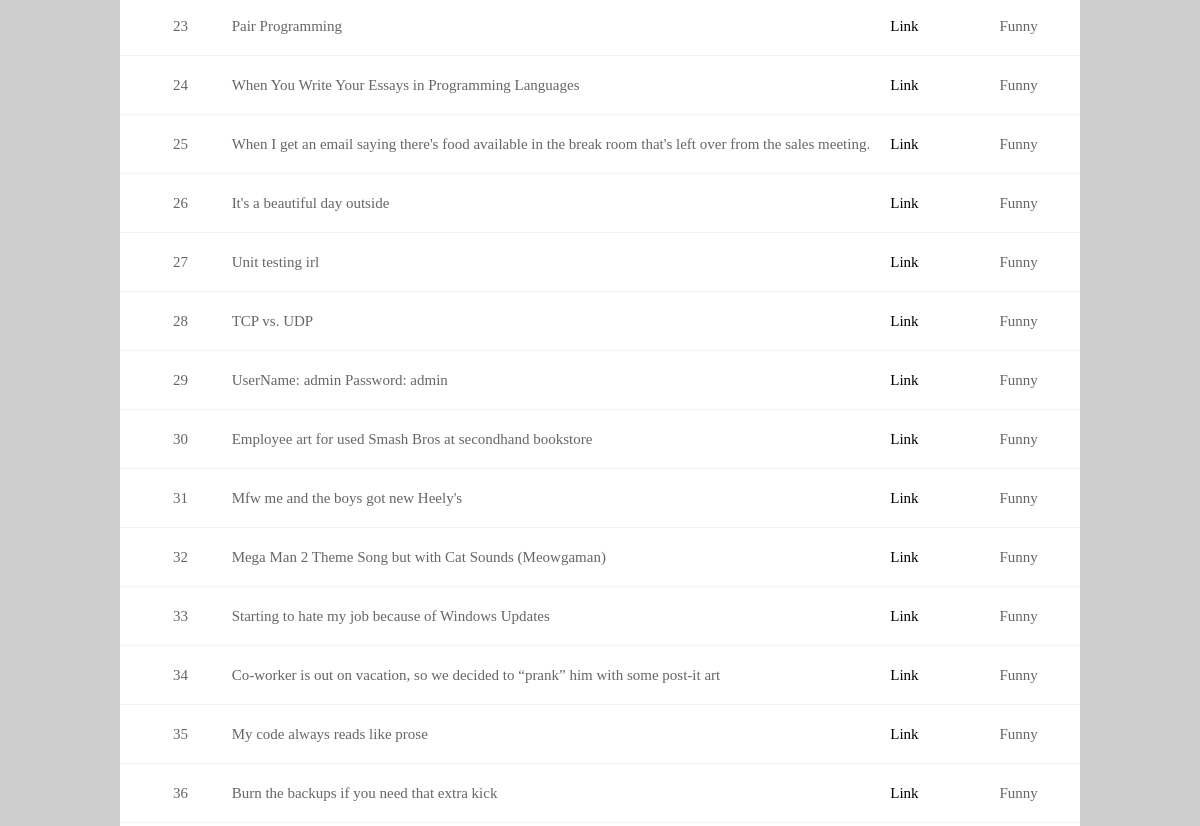
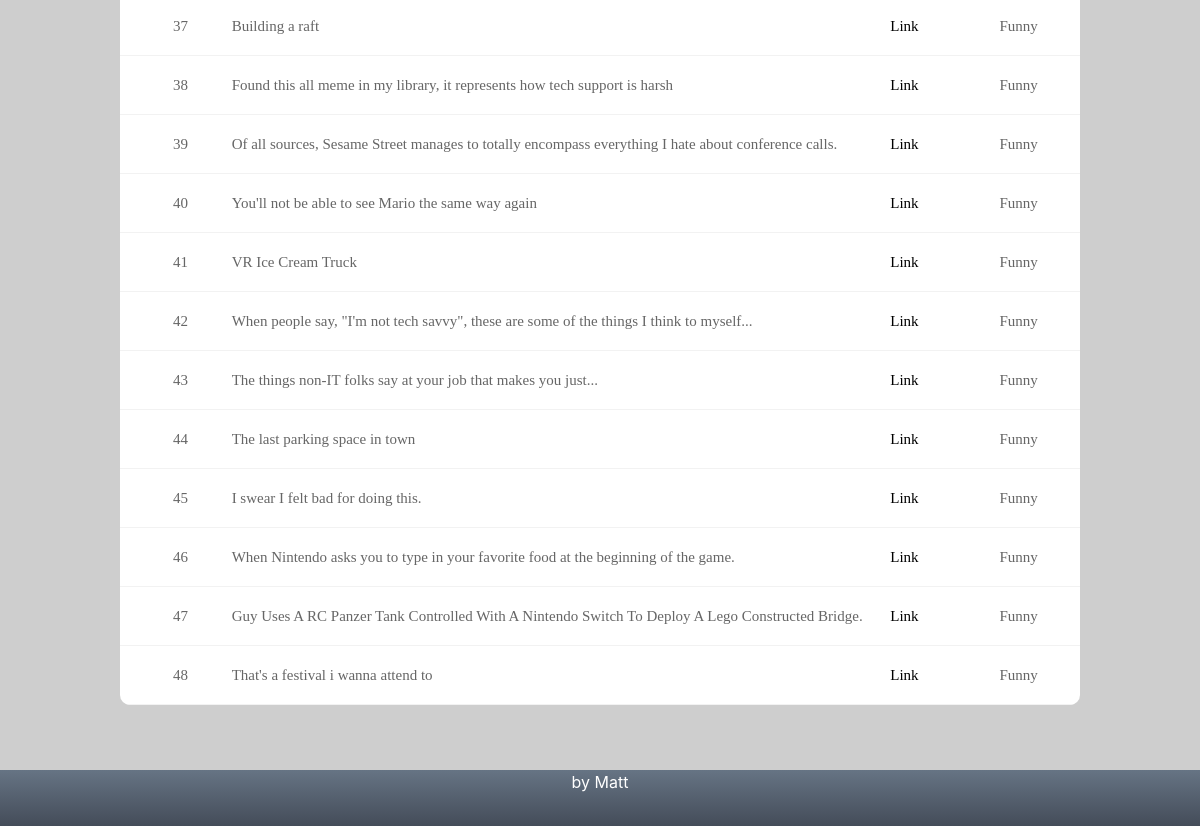
Before: /sortbyfunny (lower part) with the older database file (2 pictures, top to bottom).
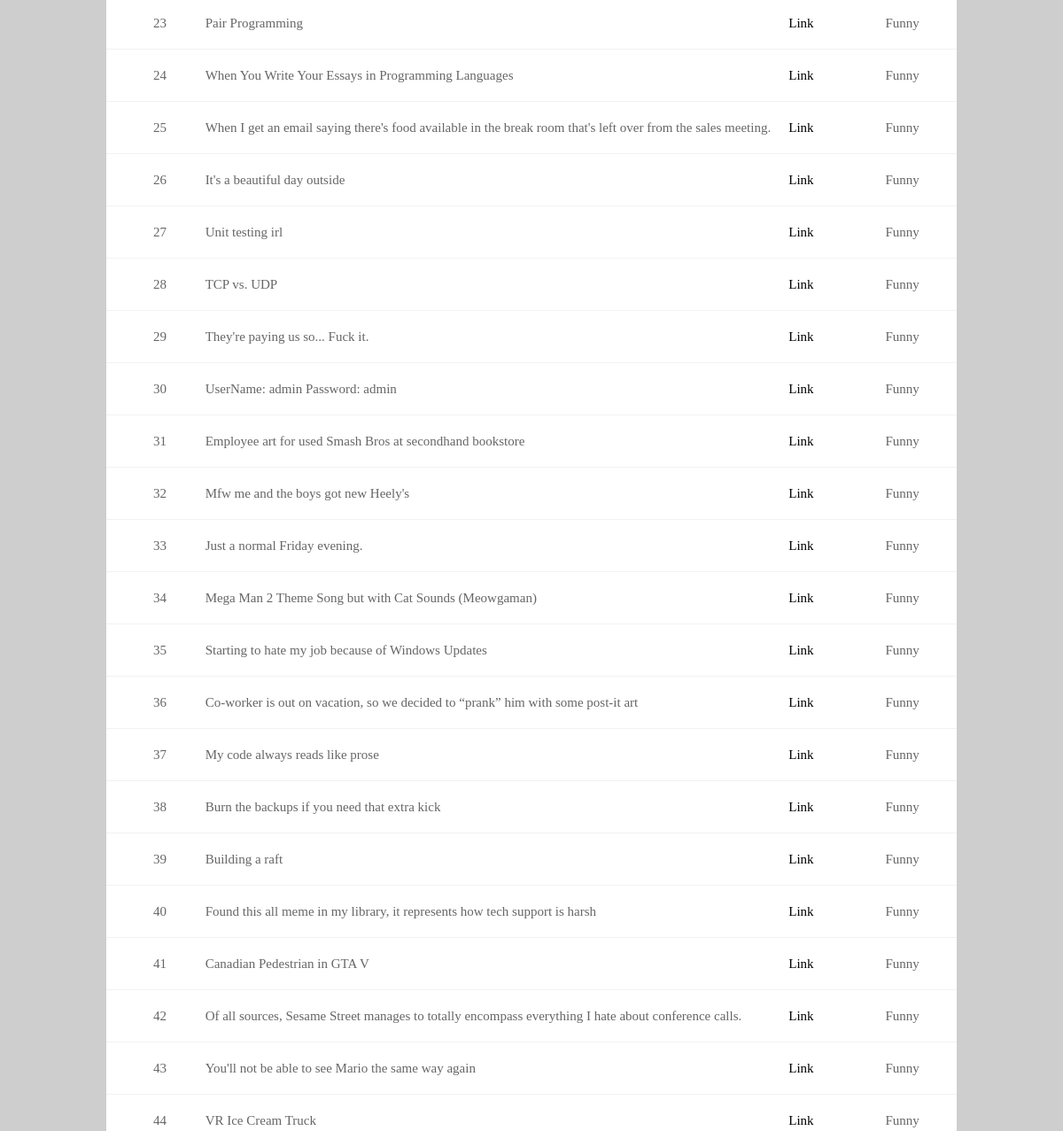
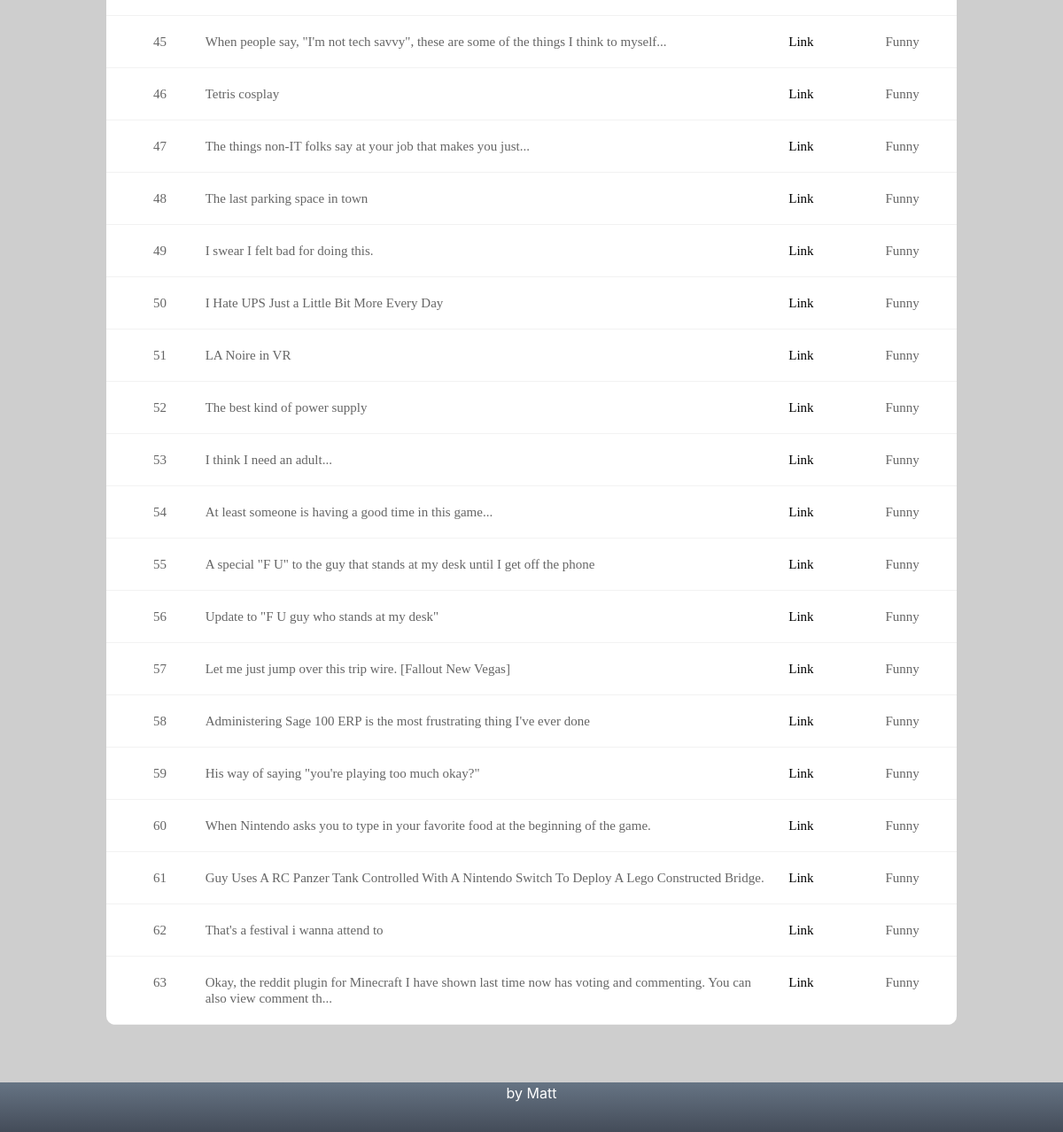
After: the same page with the newer database file (2 pictures, top to bottom).
### app.py (models this page shows)
class posts(db.Model):
    id = db.Column(db.String, primary_key=True)
    title = db.Column(db.String(80), unique=True, nullable=False)
    link = db.Column(db.String(120), unique=True, nullable=False)
    category = db.Column(db.String(120), unique=True, nullable=False)

### app.py (the view)
@app.route('/sortbyfunny', methods=['GET', 'POST'])
def sortbyfunny():
	db = get_db()
	cur = db.execute('SELECT id, title, link, category FROM posts WHERE category = "Funny"')
	results = cur.fetchall()
	return render_template("sortbyfunny.html", results=results)

### app.py (called while the page is built)
def connect_db():
	sql = sqlite3.connect('C:\\Users\\MGLafayette\\Desktop\\Projects\\Flask\\data.db')
	sql.row_factory = sqlite3.Row
	return sql

def get_db():
	if not hasattr(g, 'sqlite3'):
		g.sqlite_db = connect_db()
	return g.sqlite_db

### templates/sortbyfunny.html (shortened to what this page needs)
<!DOCTYPE html>
<html>
<head>
	<link rel="stylesheet" type="text/css" href="{{ url_for('static', filename='CSS/style.css') }}">
</head>
{% extends "navtest.html" %}
	{% block content %}
<div class="limiter">
		<div class="container-table100">
			<div class="wrap-table100">
					<div class="table">
						{% for post in results %}
						<div class="row">
							<div class="cell" data-title="Number">{{loop.index}}</div>
							<div class="cell" data-title="Post">{{post['title']}}</div>
							<div class="cell" data-title="Link"><a href="{{post['link']}}" target='_blank'>Link</a></div>
							<div class="cell" data-title="Category">{{post['category']}}</div>
						</div>
						{% endfor %}
				</div>
</div>
	{% endblock %}

Changed rows visible on the page:
now on this page (row edited): posts: title "They're paying us so... Fuck it.", category "Funny"
now on this page (row edited): posts: title "Just a normal Friday evening.", category "Funny"
now on this page (row edited): posts: title "Canadian Pedestrian in GTA V", category "Funny"
now on this page (row edited): posts: title "Tetris cosplay", category "Funny"
now on this page (row edited): posts: title "I Hate UPS Just a Little Bit More Every Day", category "Funny"
now on this page (row edited): posts: title "LA Noire in VR", category "Funny"
now on this page (row edited): posts: title "The best kind of power supply", category "Funny"
now on this page (row edited): posts: title "I think I need an adult...", category "Funny"
now on this page (row edited): posts: title "At least someone is having a good time in this game...", category "Funny"
now on this page (row edited): posts: title "A special \"F U\" to the guy that stands at my desk until I get off the phone", category "Funny"
now on this page (row edited): posts: title "Update to \"F U guy who stands at my desk\"", category "Funny"
now on this page (row edited): posts: title "Let me just jump over this trip wire. [Fallout New Vegas]", category "Funny"
now on this page (row edited): posts: title "Administering Sage 100 ERP is the most frustrating thing I've ever done", category "Funny"
now on this page (row edited): posts: title "His way of saying \"you're playing too much okay?\"", category "Funny"
added posts: title "Okay, the reddit plugin for Minecraft I have shown last time now has voting and commenting. You can also view comment th...", category "Funny"
